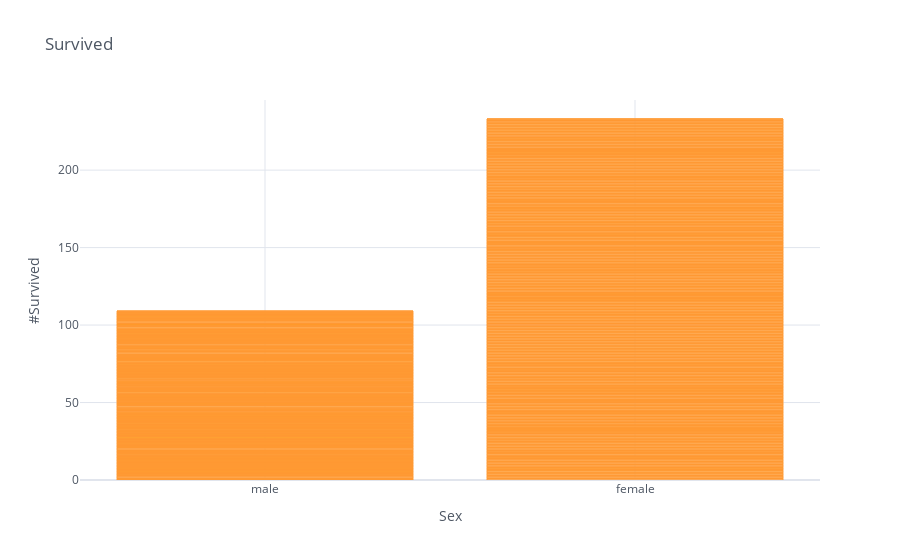

Notebook cell for this chart:
### Code cell
titanic.iplot(kind = 'bar', x = 'sex', y = 'survived', title = 'Survived', xTitle='Sex', yTitle='#Survived')

### Figure 1 — Plotly figure (JSON) as saved in the notebook; plotly's stock layout.template omitted (floating-point values rounded to 4 significant figures; data arrays with more than 128 entries replaced by an {"elided": "..."} marker saying what was removed)
{"data": [{"marker": {"color": "rgba(255, 153, 51, 0.6)", "line": {"color": "rgba(255, 153, 51, 1.0)", "width": 1}}, "name": "survived", "orientation": "v", "text": "", "type": "bar", "x": {"elided": "891 str values"}, "y": {"elided": "891 int values"}}], "layout": {"legend": {"bgcolor": "#FFFFFF", "font": {"color": "#4D5663"}}, "paper_bgcolor": "#FFFFFF", "plot_bgcolor": "#FFFFFF", "title": {"font": {"color": "#4D5663"}, "text": "Survived"}, "xaxis": {"gridcolor": "#E1E5ED", "showgrid": true, "tickfont": {"color": "#4D5663"}, "title": {"font": {"color": "#4D5663"}, "text": "Sex"}, "zerolinecolor": "#E1E5ED"}, "yaxis": {"gridcolor": "#E1E5ED", "showgrid": true, "tickfont": {"color": "#4D5663"}, "title": {"font": {"color": "#4D5663"}, "text": "#Survived"}, "zerolinecolor": "#E1E5ED"}}}
